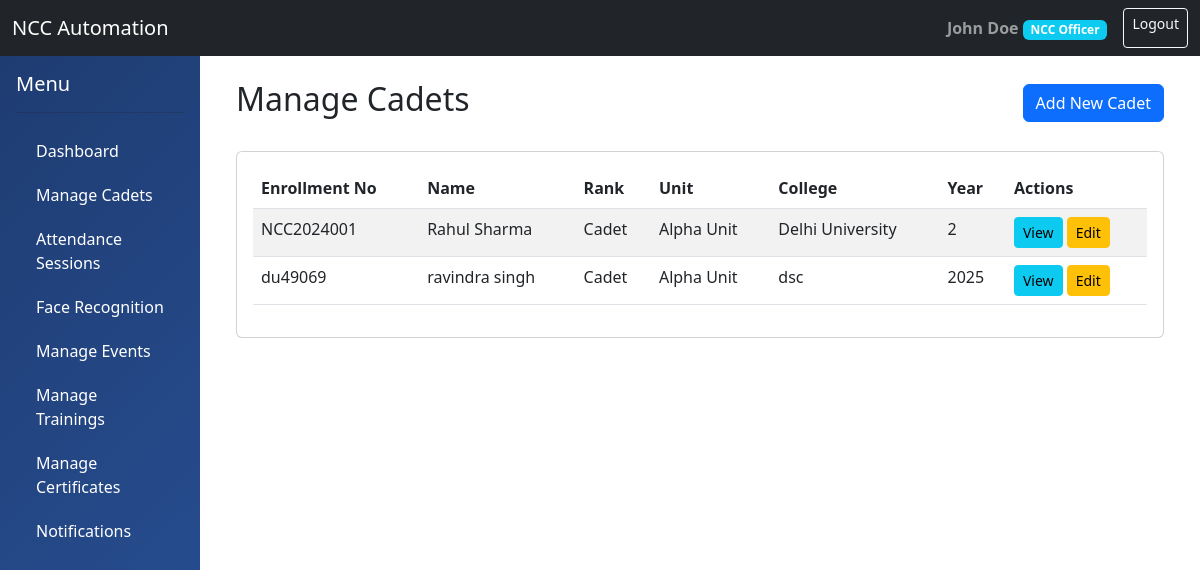
/dashboard/cadets/ (signed in), run on an earlier commit of the app's database.
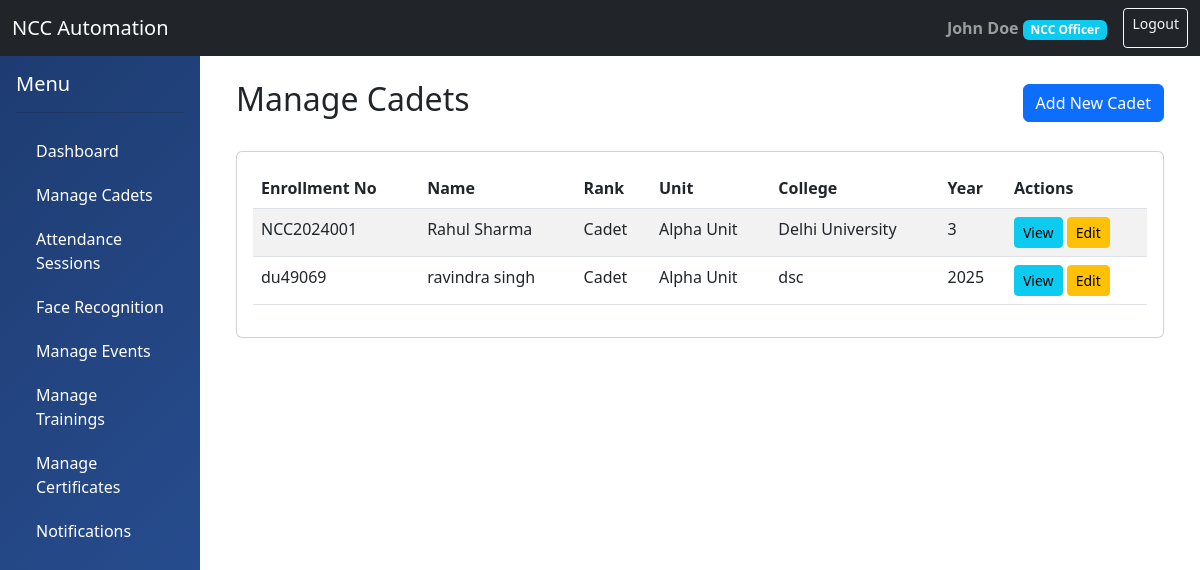
And on a later commit of the database.
### accounts/models.py (models this page shows, shortened)
class Cadet(models.Model):
    RANK_CHOICES = (
        ('CDT', 'Cadet'),
        ('LCPL', 'Lance Corporal'),
        ('CPL', 'Corporal'),
        ('SGT', 'Sergeant'),
        ('SUO', 'Senior Under Officer'),
    )
    user = models.OneToOneField(User, on_delete=models.CASCADE, related_name='cadet_profile')
    rank = models.CharField(max_length=10, choices=RANK_CHOICES, default='CDT')
    unit = models.ForeignKey('units.Unit', on_delete=models.SET_NULL, null=True, related_name='cadets')
    enrollment_number = models.CharField(max_length=50, unique=True)
    enrollment_date = models.DateField()
    college_name = models.CharField(max_length=200)
    course = models.CharField(max_length=100)
    year_of_study = models.IntegerField()
    roll_number = models.CharField(max_length=50)
    parent_name = models.CharField(max_length=200)
    parent_phone = models.CharField(max_length=15)
    parent_email = models.EmailField(blank=True, null=True)
    emergency_contact = models.CharField(max_length=15)
    blood_group = models.CharField(max_length=5, blank=True)
    height = models.DecimalField(max_digits=5, decimal_places=2, blank=True, null=True)
    weight = models.DecimalField(max_digits=5, decimal_places=2, blank=True, null=True)
    assigned_officer = models.ForeignKey(Officer, on_delete=models.SET_NULL, null=True, blank=True, related_name='assigned_cadets')
    class Meta:
        db_table = 'cadets'

class User(AbstractUser):
    ROLE_CHOICES = (
        ('ADMIN', 'Administrator'),
        ('OFFICER', 'NCC Officer'),
        ('CADET', 'Cadet'),
    )
    role = models.CharField(max_length=10, choices=ROLE_CHOICES, default='CADET')
    phone_number = models.CharField(max_length=15, blank=True, null=True)
    profile_picture = models.ImageField(upload_to='profiles/', blank=True, null=True)
    date_of_birth = models.DateField(blank=True, null=True)
    address = models.TextField(blank=True, null=True)
    created_at = models.DateTimeField(auto_now_add=True)
    updated_at = models.DateTimeField(auto_now=True)
    is_active_member = models.BooleanField(default=True)
    class Meta:
        db_table = 'users'
        permissions = (
            ('can_view_all_cadets', 'Can view all cadets'),
            ('can_manage_unit', 'Can manage unit'),
            ('can_mark_attendance', 'Can mark attendance'),
            ('can_create_events', 'Can create events'),
        )

### units/models.py (models this page shows, shortened)
class Unit(models.Model):
    WING_CHOICES = (
        ('ARMY', 'Army Wing'),
        ('NAVY', 'Navy Wing'),
        ('AIR', 'Air Wing'),
    )
    name = models.CharField(max_length=200)
    wing = models.CharField(max_length=10, choices=WING_CHOICES)
    unit_code = models.CharField(max_length=50, unique=True)
    location = models.CharField(max_length=200)
    contact_email = models.EmailField()
    contact_phone = models.CharField(max_length=15)
    established_date = models.DateField(blank=True, null=True)
    is_active = models.BooleanField(default=True)
    created_at = models.DateTimeField(auto_now_add=True)
    class Meta:
        db_table = 'units'
        ordering = ['name']

### accounts/views.py (the view, shortened to what this page needs)
@officer_required
def cadet_list_view(request):
    user = request.user
    if user.role == 'ADMIN':
        cadets = Cadet.objects.all().select_related('user', 'unit')
    elif user.role == 'OFFICER' and hasattr(user, 'officer_profile'):
        cadets = Cadet.objects.filter(unit=user.officer_profile.unit).select_related('user', 'unit')
    else:
        cadets = Cadet.objects.none()
    search_query = request.GET.get('search', '')
    return render(request, 'accounts/cadet_list.html', {
        'cadets': cadets,
        'search_query': search_query
    })

### templates/accounts/cadet_list.html (shortened to what this page needs)
{% extends 'base.html' %}
{% block content %}
<div class="container">
    <div class="d-flex justify-content-between align-items-center mb-4">
        <h2>Manage Cadets</h2>
        <a href="{% url 'cadet_create' %}" class="btn btn-primary">Add New Cadet</a>
    </div>
    <div class="card">
        <div class="card-body">
            <table class="table table-striped">
                <thead>
                    <tr>
                        <th>Enrollment No</th>
                        <th>Name</th>
                        <th>Rank</th>
                        <th>Unit</th>
                        <th>College</th>
                        <th>Year</th>
                        <th>Actions</th>
                    </tr>
                </thead>
                <tbody>
                    {% for cadet in cadets %}
                    <tr>
                        <td>{{ cadet.enrollment_number }}</td>
                        <td>{{ cadet.user.get_full_name }}</td>
                        <td>{{ cadet.get_rank_display }}</td>
                        <td>{{ cadet.unit.name }}</td>
                        <td>{{ cadet.college_name }}</td>
                        <td>{{ cadet.year_of_study }}</td>
                        <td>
                            <a href="{% url 'cadet_detail' cadet.id %}" class="btn btn-sm btn-info">View</a>
                            <a href="{% url 'cadet_update' cadet.id %}" class="btn btn-sm btn-warning">Edit</a>
                        </td>
                    </tr>
                    {% empty %}
                    <tr>
                        <td colspan="7" class="text-center">No cadets found.</td>
                    </tr>
                    {% endfor %}
                </tbody>
            </table>
        </div>
    </div>
</div>
{% endblock %}

What changed in the data, as far as the page shows it:
changed Cadet "NCC2024001": year_of_study "2" → "3"
